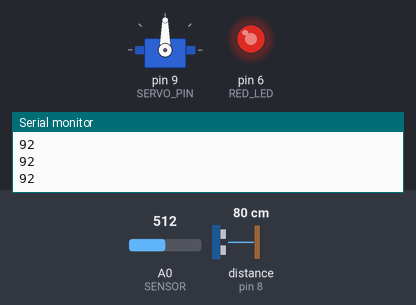
The sketch below on a simulated Arduino Uno, built with avr-gcc and run on an emulated ATmega328P. Shown: servo, output pins drawn as LEDs (lit = HIGH), the last lines printed to the serial monitor. Wiring (inferred from the names in the program): ultrasonic range finder: trigger pin 7; echo pin 8. The test bench sets the inputs (shaded band); at power-on: distance to the obstacle (sensor on pin 8) 80 cm, A0 (SENSOR) = 512. The echo pulse lasts 58.3 µs per cm; pins used as bus, display or sensor lines are not drawn.

Above: at 1.2 s.
1.3 s: distance to the obstacle (sensor on pin 8) set to 2 cm
At 2.3 s:
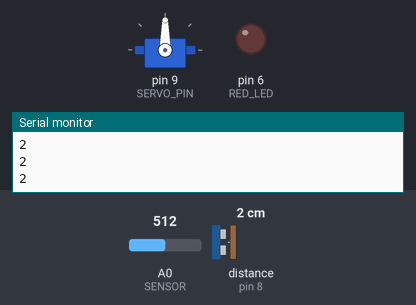
2.8 s: A0 (SENSOR) set to 716
At 3.4 s:
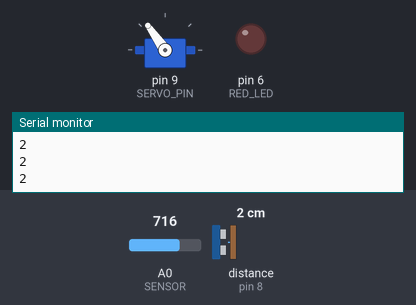
4.3 s: distance to the obstacle (sensor on pin 8) set to 4 cm
At 5.5 s:
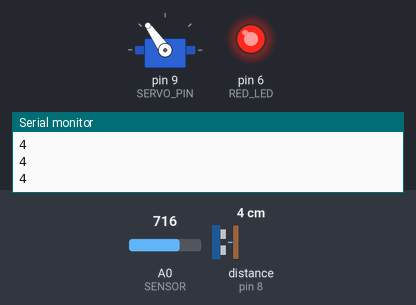
5.8 s: A0 (SENSOR) set to 900
At 6.7 s:
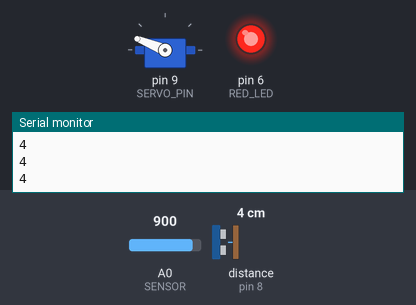
7.3 s: distance to the obstacle (sensor on pin 8) set to 120 cm
At 8.1 s:
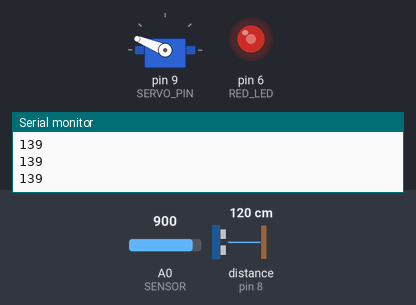
8.8 s: A0 (SENSOR) set to 1023
At 10.2 s:
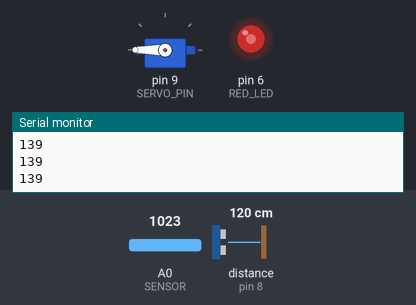
Timing chart, 0 to 11.3 s (numbered marks = the images above; inputs shaded):
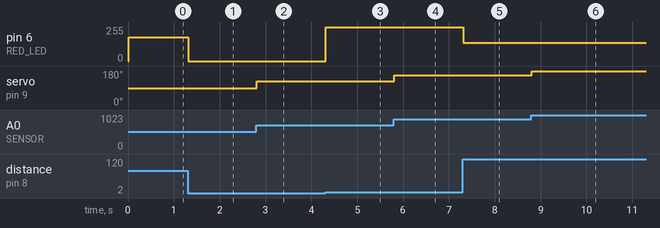

Measured:
- the behaviour switches between 2 and 3 cm on distance to the obstacle (sensor on pin 8) (found by bisection; images 2 and 3)
- after the input at 1.3 s, pin 6 (RED_LED): 178/255 → 0/255 at once
- after the input at 2.8 s, servo on pin 9 (SERVO_PIN): 90° → 125° at once
- after the input at 4.3 s, pin 6 (RED_LED): 0/255 → 254/255 at once
- after the input at 5.8 s, servo on pin 9 (SERVO_PIN): 125° → 158° at once
- after the input at 7.3 s, pin 6 (RED_LED): 254/255 → 138/255 at once
- after the input at 8.8 s, servo on pin 9 (SERVO_PIN): 158° → 180° at once

The sketch:

potentiometerServoUltrasonic.ino
```cpp
// project này dùng được cho việc giao tiếp cảm biến siêu âm
// khoảng cách đo của cảm biến siêu âm có thể tới 5m, hoạt động tốt trong vòng 3m
// dùng đối số thứ 3 (15000) được truyền vào hàm pulseIn() trong hàm measure() và hằng 50 ở biểu thức tính giá trị biến distance trong hàm measure() để xác định dùng cảm biến siêu âm để đo trong khoảng cách tối đa là 3m
// dùng dây male to female để gắn cảm biến siêu âm vào arduino
// chân GND của cảm biến siêu âm gắn vào chân GND của arduino
// chân Vcc của cảm biến siêu âm gắn vào chân 5V của arduino
// chân TRIG của cảm biến siêu âm gắn vào chân 7 của arduino
// chân ECHO của cảm biến siêu âm gắn vào chân 8 của arduino

#include <Servo.h>

#define SENSOR A0
#define SERVO_PIN 9
#define ECHO_PIN 8
#define TRIG_PIN 7
#define RED_LED 6

Servo myServo;  // create servo object to control a servo
// twelve servo objects can be created on most boards
int positionServo = 0;    // variable to store the servo position

int sensorVal;  // lưu giá trị analogRead() đọc từ chiết áp

int realDistance;

void setup() {
  myServo.attach(SERVO_PIN);  // attaches the servo on pin 9 to the servo object
  pinMode(ECHO_PIN, INPUT);
  pinMode(TRIG_PIN, OUTPUT);
  pinMode(RED_LED, OUTPUT);
  Serial.begin(115200);
}

void loop() {
  sensorVal = analogRead(SENSOR);
  positionServo = map(sensorVal, 0, 1023, 0, 180);
  myServo.write(positionServo);       // tell servo to go to position in variable 'positionServo'
  delay(15);                          // waits 15ms for the servo to reach the position
//  Serial.print("ADC of potentiometer is: ");
//  Serial.println(sensorVal);
//  Serial.print("Servo will go to ");
//  Serial.print(positionServo);
//  Serial.println(" degree");
//  Serial.println();
  realDistance = measure();
  Serial.println(realDistance);
  if(realDistance <= 2)
  digitalWrite(RED_LED, LOW);
  else
  if(realDistance > 2)
  analogWrite(RED_LED, map((303 - realDistance), 3, 300, 0, 255));
}

int measure() // hàm này trả về khoảng cách từ cảm biến siêu âm đến vật cản (theo cm), khoảng cách tối đa mà hàm measure() trả về là 300cm
{
  digitalWrite(TRIG_PIN, HIGH);
  digitalWrite(TRIG_PIN, LOW);
  int distance = pulseIn(ECHO_PIN, HIGH, 15000) / 50; // nếu xung không trở lại trong vòng 15000 micro giây, hàm pulseIn() sẽ trả về số 0
  // Hàm pulseIn() sẽ trả về số micro giây tương ứng với khoảng thời gian xung, hằng số 50 tức cứ 50 micro giây tương ứng 1cm
  // 15000 micro giây là khoảng thời gian tương ứng với phạm vi 3 mét ở hằng số 50 micro giây/ 1 cm
  return constrain(distance, 1, 300);
  // câu return trên có nghĩa là nếu giá trị trong biến distance nhỏ hơn 1 thì nó trả về 1, nếu giá trị trong biến distance lớn hơn 300 thì nó trả về 300
  // Để ý 1: 2cm (cũng như nhỏ hơn 2cm) là quá ngắn để cảm biến siêu âm đo được
  // Để ý 2: nếu không có vật cản trong khoảng cách mà cảm biến siêu âm có thể đo được, distance sẽ = 0 -> hàm measure() sẽ trả về 1
  // -> nếu hàm measure() trả về là 1 có nghĩa là cảm biến siêu âm không đo được gì (tức không thấy có vật cản trong khoảng 3cm đến 3m)
}
```
